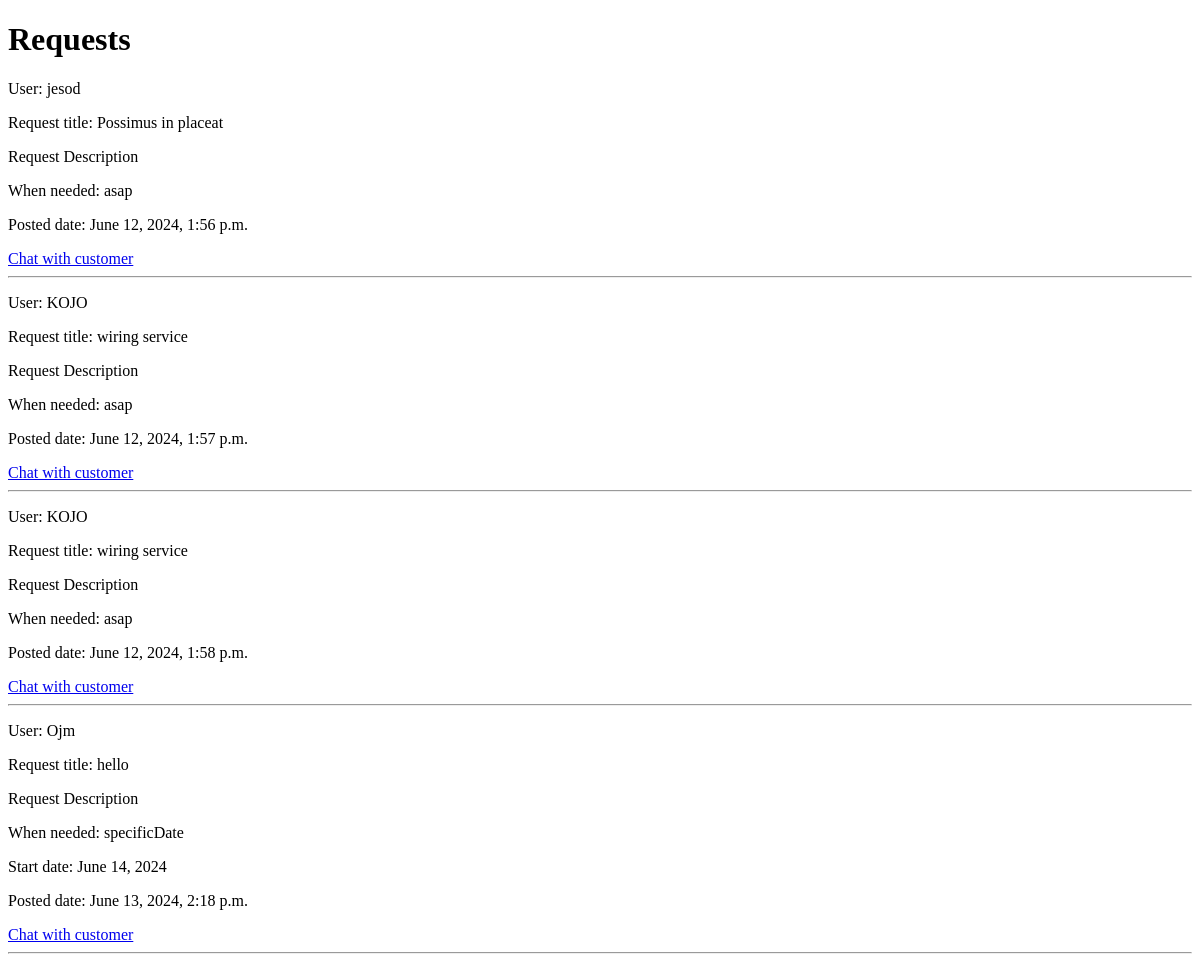
The page /requests on the database as committed earlier.
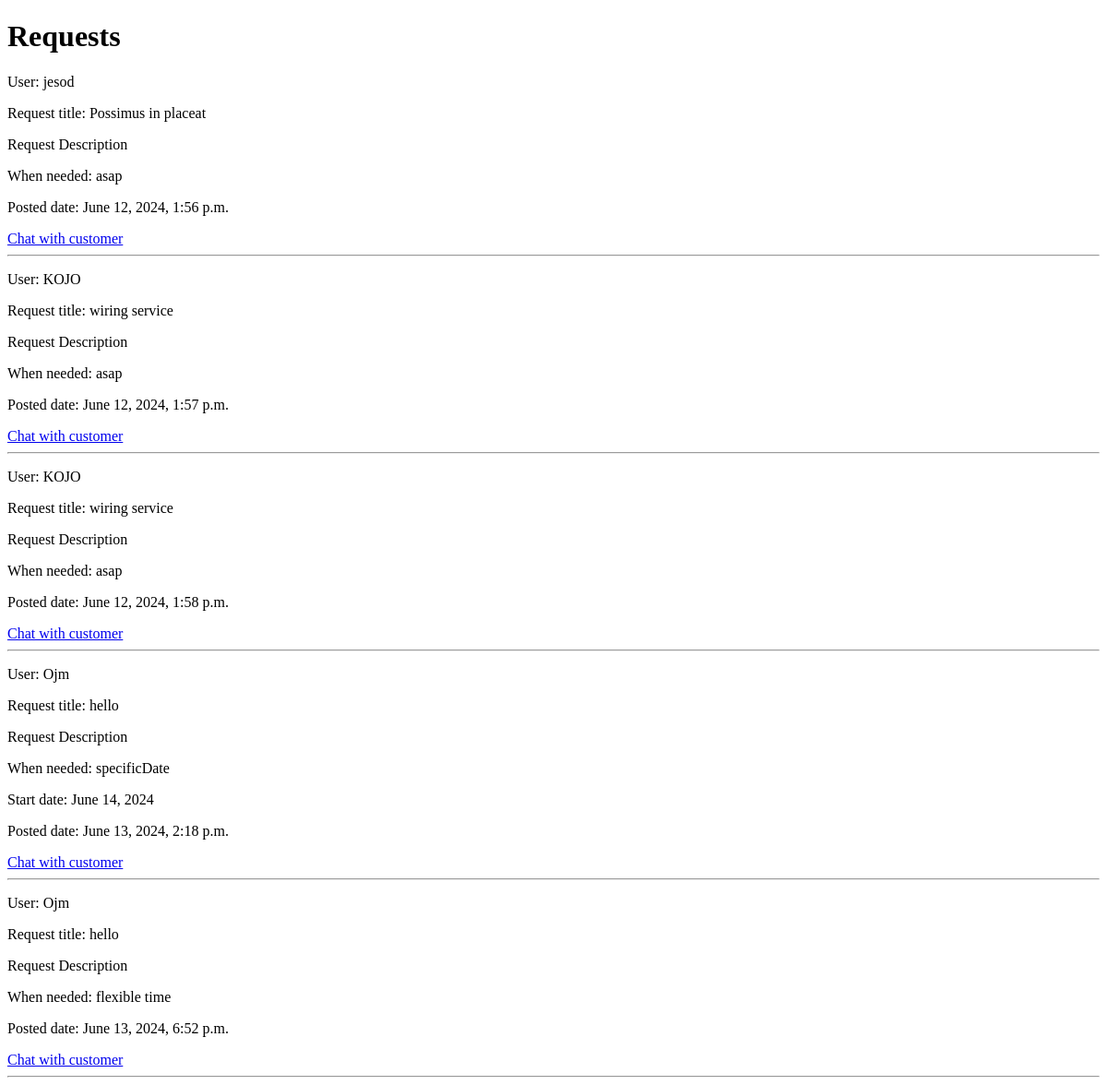
The same page on the database as committed later.
### ojm_core/models.py (models this page shows, shortened)
class Request(models.Model):
    user = models.ForeignKey(User, on_delete=models.CASCADE)
    query = models.CharField(max_length=255)
    service_description = models.TextField()
    additional_files = models.FileField(upload_to='additional_files/', blank=True, null=True)
    job_start = models.CharField(max_length=20, blank=True, null=True)
    start_date = models.DateField(blank=True, null=True)
    created_at = models.DateTimeField(auto_now_add=True)

### userauth/models.py (models this page shows)
class User(AbstractUser):
    email = models.EmailField(unique=True)
    first_name = models.CharField(max_length=150, blank=True)
    last_name = models.CharField(max_length=150, blank=True)
    phone_number = models.CharField(max_length=25, blank=True)
    whatsapp_number = models.CharField(max_length=25, blank=True)
    USERNAME_FIELD = 'email'
    REQUIRED_FIELDS = ['username']
    def __str__(self):
        return self.username

### ojm_core/views.py (the view)
# urls.py: path('requests', views.all_requests, name="requests"),
def all_requests(request):
    requests = Request.objects.all()
    context = {
        'requests':requests
    }
    return render(request, 'request.html', context)

### templates/request.html (shortened to what this page needs)
<!DOCTYPE html>
<html lang="en">
<head>
</head>
<body>
    <h1>Requests</h1>
    {% if requests %}
    {%for r in requests%}
        <p>User: {{ r.user }}</p>
        <p>Request title: {{ r.query }}</p>
        <p>Request Description {{ r.description }}</p>
        <p>When needed: {{ r.job_start }}</p>
        {%if r.start_date%}
        <p>Start date: {{ r.start_date }}</p>
        {%endif%}
        <p>Posted date: {{ r.created_at }}</p>
        <a href="{%url 'chatapp:chat' r.user.username%}">Chat with customer</a>
        <hr>
    {%endfor%}
    {% else %}
        <p>No requests for now</p>
    {% endif %}
</body>
</html>

Rows that differ between the two databases and show on the page:
added Request: user "Ojm", query "hello", job_start "flexible time", created_at "June 13, 2024, 6:52 p.m."
